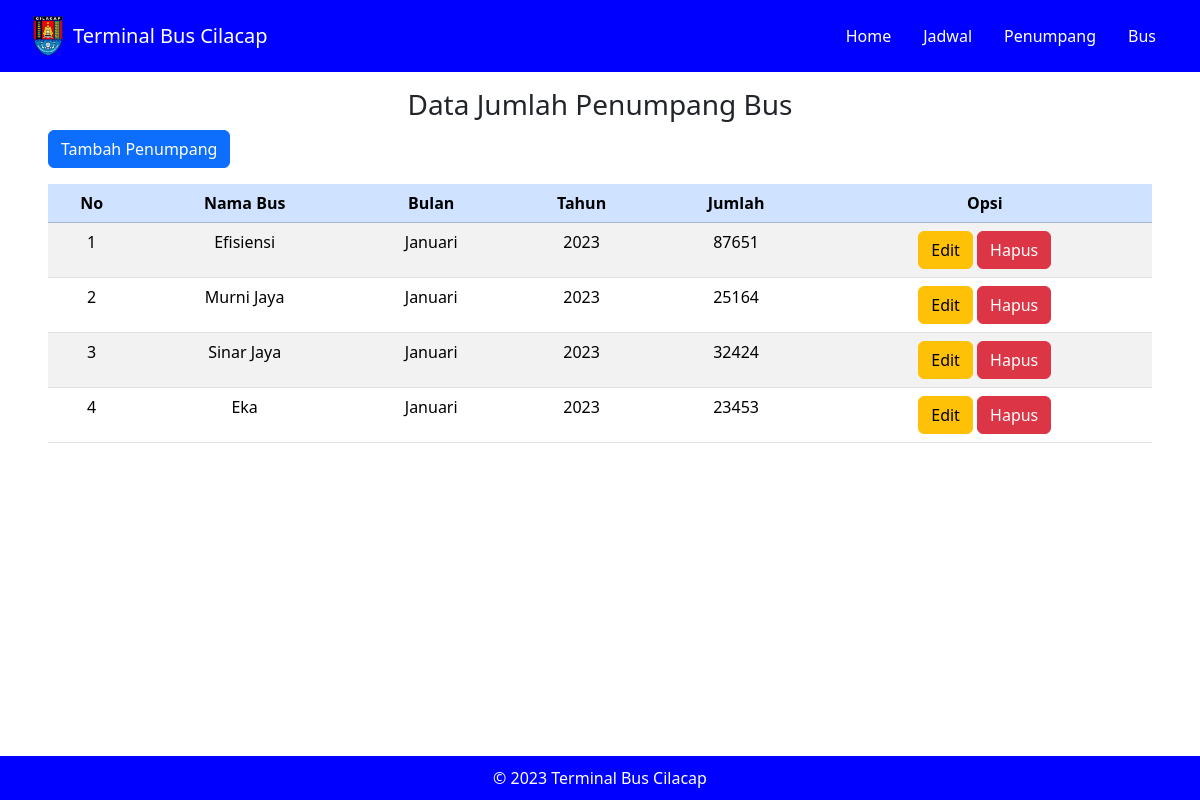
Screenshot of /views/penumpang/index.php with the database file from the repository.
### tables this page shows
CREATE TABLE `penumpang` (
  `id_pa` int NOT NULL,
  `id_bus` varchar(10) NOT NULL,
  `bulan` varchar(15) NOT NULL,
  `tahun` varchar(10) NOT NULL,
  `jumlah` varchar(25) NOT NULL
);

CREATE TABLE `bus` (
  `id_bus` int NOT NULL,
  `nama_bus` varchar(20) NOT NULL,
  `nomor_telpon` varchar(20) NOT NULL
);

### controllers/PenumpangController.php (called while the page is built, shortened)
<?php
include_once '../../models/penumpang.php';
class PenumpangController
{
    private $model;
    public function __construct($db)
    {
        $this->model = new Penumpang($db);
    }
    public function getAllPenumpang()
    {
        return $this->model->getAllPenumpang();
    }
}

### models/Penumpang.php (called while the page is built, shortened)
<?php
class Penumpang
{
    private $koneksi;
    public function __construct($db)
    {
        $this->koneksi = $db;
    }
    public function getAllPenumpang()
    {
        $query = "SELECT * FROM penumpang";
        $result = mysqli_query($this->koneksi, $query);
        return $result;
    }
}

### controllers/BusController.php (called while the page is built, shortened)
<?php
include_once '../../models/bus.php';
class BusController
{
    private $model;
    public function __construct($db)
    {
        $this->model = new Bus($db);
    }
    public function getBusById($id_bus)
    {
        return $this->model->getBusById($id_bus);
    }
}

### models/Bus.php (called while the page is built, shortened)
<?php
class Bus
{
    private $koneksi;
    public function __construct($db)
    {
        $this->koneksi = $db;
    }
    public function getBusById($id_bus)
    {
        $query = "SELECT * FROM bus WHERE id_bus=$id_bus";
        $result = mysqli_query($this->koneksi, $query);
        return $result;
    }
}

### views/penumpang/index.php (the view, shortened to what this page needs)
<?php
include_once '../../config.php';
include_once '../../controllers/PenumpangController.php';
include_once '../../controllers/BusController.php';
require '../../header.php';
$database = new database;
$db = $database->getKoneksi();
$penumpangController = new PenumpangController($db);
$penumpang = $penumpangController->getAllPenumpang();
$busController = new BusController($db);
?>
<div class="px-5 py-3" >
    <h3 class="text-center">Data Jumlah Penumpang Bus</h3>
    <a href="tambah_penumpang" class="btn btn-primary mb-3">Tambah Penumpang</a>
    <table class="table table-striped text-center">
        <thead class="table-primary">
            <tr>
                <th>No</th>
                <th>Nama Bus</th>
                <th>Bulan</th>
                <th>Tahun</th>
                <th>Jumlah</th>
                <th>Opsi</th>
            </tr>
        </thead>
        <?php
        $no = 1;
        foreach ($penumpang as $penumpangData) {
            $busData = $busController->getBusById($penumpangData['id_bus']);
            $namaBus = mysqli_fetch_assoc($busData);
        ?>
            <tr>
                <td><?php echo $no++ ?></td>
                <td><?php echo $namaBus['nama_bus']; ?></td>
                <td><?php echo $penumpangData['bulan'] ?></td>
                <td><?php echo $penumpangData['tahun'] ?></td>
                <td><?php echo $penumpangData['jumlah'] ?></td>
                <td>
                    <a class="btn btn-warning" href="edit_penumpang?id_pa=<?php echo $penumpangData['id_pa']; ?>">Edit</a>
                    <a class="btn btn-danger" href="hapus_penumpang?id_pa=<?php echo $penumpangData['id_pa']; ?>" onclick="return confirm('Apakah anda yakin akan menghapus..?')">Hapus</a>
                </td>
            </tr>
        <?php
        }
        ?>
    </table>
</div>
<div class="fixed-bottom" style="background-color: blue; color: white; text-align: center; padding: 10px;">
    &copy; 2023 Terminal Bus Cilacap
</div>

### rows the page displays
penumpang: id_bus.nama_bus "Efisiensi", bulan "Januari", tahun "2023", jumlah "87651"
penumpang: id_bus.nama_bus "Murni Jaya", bulan "Januari", tahun "2023", jumlah "25164"
penumpang: id_bus.nama_bus "Sinar Jaya", bulan "Januari", tahun "2023", jumlah "32424"
penumpang: id_bus.nama_bus "Eka", bulan "Januari", tahun "2023", jumlah "23453"
